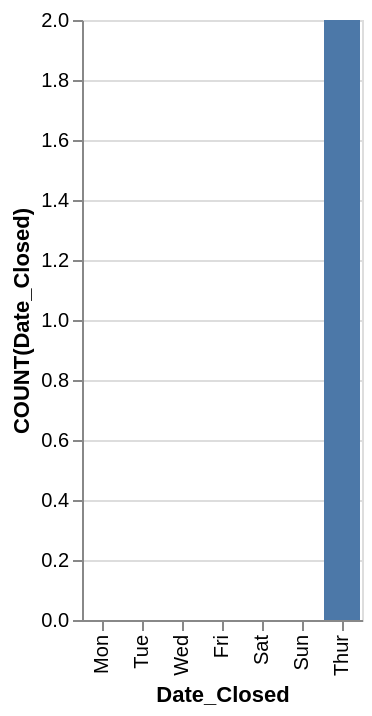

The Vega-Lite source for this figure:
### Vega-Lite specification from a JSON file in a GitHub repository (floating-point values rounded to 4 significant figures)
{"data": {"values": [{"x_data": "Mon", "y_data": 0}, {"x_data": "Tue", "y_data": 0}, {"x_data": "Wed", "y_data": 0}, {"x_data": "Thur", "y_data": 2}, {"x_data": "Fri", "y_data": 0}, {"x_data": "Sat", "y_data": 0}, {"x_data": "Sun", "y_data": 0}]}, "mark": "bar", "encoding": {"x": {"field": "x_data", "type": "nominal", "title": "Date_Closed", "sort": {"op": "sum", "field": "y_data", "order": "ascending"}}, "y": {"field": "y_data", "type": "quantitative", "title": "COUNT(Date_Closed)"}}}
